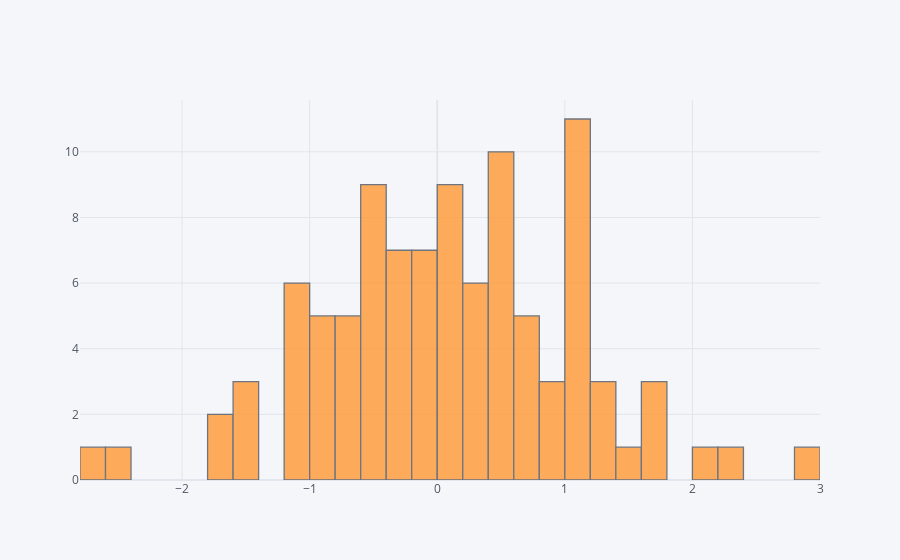

Source (notebook cell):
### Code cell
data['a'].iplot(kind='hist', bins=30);

### Figure 1 — Plotly figure (JSON) as saved in the notebook; plotly's stock layout.template omitted (floating-point values rounded to 4 significant figures)
{"data": [{"histfunc": "count", "histnorm": "", "marker": {"color": "rgba(255, 153, 51, 1.0)", "line": {"color": "#4D5663", "width": 1.3}}, "name": "a", "nbinsx": 30, "opacity": 0.8, "orientation": "v", "type": "histogram", "x": [0.1429, 0.1946, -0.1509, -1.171, -0.3161, 1.182, 0.6864, -0.4169, 0.1871, -0.4367, 0.05699, -1.647, -0.08758, -0.4849, 1.133, 0.2383, 0.72, 1.063, 0.9668, 1.749, 1.16, 0.4848, 1.017, 0.4013, -0.912, -0.8192, -0.2858, -1.145, 0.5949, 0.8034, 2.158, -0.5706, 1.067, 1.37, -0.5806, -1.004, 0.5503, 1.043, 0.334, 0.435, 0.7735, 1.767, 0.1036, 0.7671, -0.1643, -0.09528, -0.5975, -1.758, -2.53, 1.407, 0.3096, 0.06118, 1.156, 1.145, -1.438, -0.4446, -0.1597, -1.169, 1.344, -0.07952, 1.246, 1.149, 0.3633, -0.2772, -0.9059, 0.5097, -0.6922, -0.625, -0.8052, 0.2183, -0.3638, -1.559, 0.8944, -1.166, 0.4643, 0.5318, -0.849, -1.534, -2.653, 1.673, 0.5437, -0.6162, 0.01154, -0.5055, 0.5394, -0.2694, -0.2826, 1.158, -0.7795, -1.184, 0.1819, -0.7901, 2.254, 0.09108, -0.5058, 0.3645, -0.171, 2.9, 0.7062, -0.2975]}], "layout": {"barmode": "overlay", "legend": {"bgcolor": "#F5F6F9", "font": {"color": "#4D5663"}}, "paper_bgcolor": "#F5F6F9", "plot_bgcolor": "#F5F6F9", "title": {"font": {"color": "#4D5663"}}, "xaxis": {"gridcolor": "#E1E5ED", "showgrid": true, "tickfont": {"color": "#4D5663"}, "title": {"font": {"color": "#4D5663"}, "text": ""}, "zerolinecolor": "#E1E5ED"}, "yaxis": {"gridcolor": "#E1E5ED", "showgrid": true, "tickfont": {"color": "#4D5663"}, "title": {"font": {"color": "#4D5663"}, "text": ""}, "zerolinecolor": "#E1E5ED"}}}
